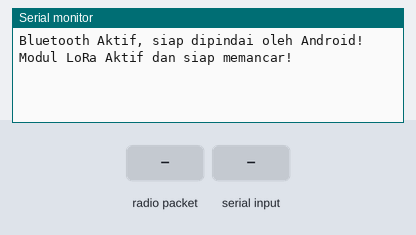
Simulated run of this sketch. Board: ESP32. On the bench: the last lines printed to the serial monitor. The test bench sets the inputs (shaded band). No radio packets arrive unless stated; nothing arrives over Bluetooth unless stated.

Above: at 1.2 s.
1.3 s: radio packet "1" arrives
At 2.2 s:
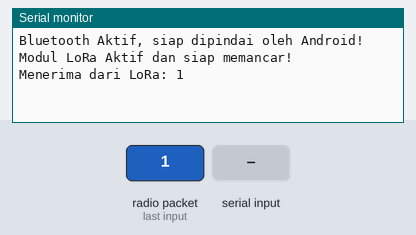
2.8 s: "1" received over the second serial link
At 5.0 s:
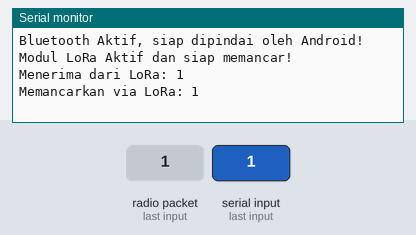
5.3 s: radio packet "0" arrives
At 6.4 s:
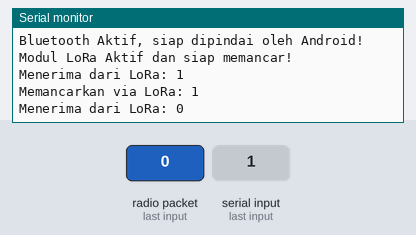
6.8 s: "0" received over the second serial link
At 8.2 s:
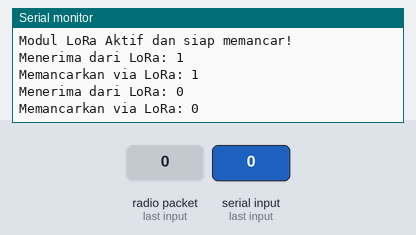

The sketch:

modul.ino
```cpp
#include "BluetoothSerial.h"
#include <SPI.h>
#include <LoRa.h>

BluetoothSerial SerialBT;

// Definisi Pin SPI untuk LoRa ke ESP32
// (Sesuaikan angka pin ini jika Anda menggunakan modul ESP32+LoRa bawaan seperti TTGO)
#define ss 18
#define rst 14
#define dio0 26

void setup() {
  Serial.begin(115200);

  // 1. Inisialisasi Bluetooth Low Energy (Classic/BLE hybrid)
  // Pastikan prefix SIG_NODE_ sama dengan algoritma scanner di Kotlin Anda
  SerialBT.begin("SIG_NODE_Pos_1");
  Serial.println("Bluetooth Aktif, siap dipindai oleh Android!");

  // 2. Inisialisasi Modul LoRa
  LoRa.setPins(ss, rst, dio0);

  // Menggunakan frekuensi 915 MHz (Bisa disesuaikan ke 920E6 - 923E6 sesuai regulasi)
  if (!LoRa.begin(915E6)) {
    Serial.println("Gagal menyalakan modul LoRa! Cek kabel jumper.");
    while (1); // Berhenti di sini jika LoRa tidak terdeteksi
  }
  Serial.println("Modul LoRa Aktif dan siap memancar!");
}

void loop() {
  // --- SKENARIO 1: MENGIRIM PESAN ---
  // Jika ada pesan masuk dari Aplikasi Android (via Bluetooth) -> Tembakkan ke LoRa
  if (SerialBT.available()) {
    String pesanKeluar = SerialBT.readString();

    LoRa.beginPacket();
    LoRa.print(pesanKeluar);
    LoRa.endPacket();

    Serial.println("Memancarkan via LoRa: " + pesanKeluar);
  }

  // --- SKENARIO 2: MENERIMA PESAN ---
  // Jika antena LoRa menangkap sinyal masuk -> Lempar ke Aplikasi Android (via Bluetooth)
  int packetSize = LoRa.parsePacket();
  if (packetSize) {
    String pesanMasuk = "";
    while (LoRa.available()) {
      pesanMasuk += (char)LoRa.read();
    }

    SerialBT.print(pesanMasuk);
    Serial.println("Menerima dari LoRa: " + pesanMasuk);
  }
}
```

Measured:
- after the input at 1.3 s, the serial monitor: prints a new line at once (image 1)
- after the input at 2.8 s, the serial monitor: prints a new line after 1.1 s (image 2)
- after the input at 5.3 s, the serial monitor: prints a new line at once (image 3)
- after the input at 6.8 s, the serial monitor: prints a new line after 1.1 s (image 4)
